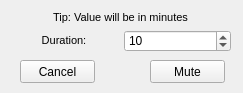
<?xml version="1.0" encoding="UTF-8"?>
<ui version="4.0">
 <class>mutewindow</class>
 <widget class="QWidget" name="mutewindow">
  <property name="geometry">
   <rect>
    <x>0</x>
    <y>0</y>
    <width>243</width>
    <height>93</height>
   </rect>
  </property>
  <property name="minimumSize">
   <size>
    <width>243</width>
    <height>93</height>
   </size>
  </property>
  <property name="maximumSize">
   <size>
    <width>243</width>
    <height>93</height>
   </size>
  </property>
  <property name="windowTitle">
   <string>Mute player</string>
  </property>
  <widget class="QPushButton" name="mute">
   <property name="geometry">
    <rect>
     <x>150</x>
     <y>60</y>
     <width>75</width>
     <height>23</height>
    </rect>
   </property>
   <property name="text">
    <string>Mute</string>
   </property>
  </widget>
  <widget class="QPushButton" name="cancel">
   <property name="geometry">
    <rect>
     <x>20</x>
     <y>60</y>
     <width>75</width>
     <height>23</height>
    </rect>
   </property>
   <property name="maximumSize">
    <size>
     <width>75</width>
     <height>23</height>
    </size>
   </property>
   <property name="text">
    <string>Cancel</string>
   </property>
  </widget>
  <widget class="QLabel" name="label_2">
   <property name="geometry">
    <rect>
     <x>10</x>
     <y>10</y>
     <width>221</width>
     <height>16</height>
    </rect>
   </property>
   <property name="layoutDirection">
    <enum>Qt::LeftToRight</enum>
   </property>
   <property name="text">
    <string>&lt;!DOCTYPE HTML PUBLIC &quot;-//W3C//DTD HTML 4.0//EN&quot; &quot;http://www.w3.org/TR/REC-html40/strict.dtd&quot;&gt;
&lt;html&gt;&lt;head&gt;&lt;meta name=&quot;qrichtext&quot; content=&quot;1&quot; /&gt;&lt;style type=&quot;text/css&quot;&gt;
p, li { white-space: pre-wrap; }
&lt;/style&gt;&lt;/head&gt;&lt;body style=&quot; font-family:'MS Shell Dlg 2'; font-size:8.25pt; font-weight:400; font-style:normal;&quot;&gt;
&lt;p align=&quot;center&quot; style=&quot; margin-top:0px; margin-bottom:0px; margin-left:0px; margin-right:0px; -qt-block-indent:0; text-indent:0px;&quot;&gt;&lt;span style=&quot; font-size:8pt;&quot;&gt;Tip: Value will be in minutes&lt;/span&gt;&lt;/p&gt;&lt;/body&gt;&lt;/html&gt;</string>
   </property>
  </widget>
  <widget class="QWidget" name="horizontalLayoutWidget">
   <property name="geometry">
    <rect>
     <x>10</x>
     <y>30</y>
     <width>221</width>
     <height>22</height>
    </rect>
   </property>
   <layout class="QHBoxLayout" name="horizontalLayout">
    <item>
     <widget class="QLabel" name="label">
      <property name="text">
       <string>&lt;!DOCTYPE HTML PUBLIC &quot;-//W3C//DTD HTML 4.0//EN&quot; &quot;http://www.w3.org/TR/REC-html40/strict.dtd&quot;&gt;
&lt;html&gt;&lt;head&gt;&lt;meta name=&quot;qrichtext&quot; content=&quot;1&quot; /&gt;&lt;style type=&quot;text/css&quot;&gt;
p, li { white-space: pre-wrap; }
&lt;/style&gt;&lt;/head&gt;&lt;body style=&quot; font-family:'MS Shell Dlg 2'; font-size:8.25pt; font-weight:400; font-style:normal;&quot;&gt;
&lt;p align=&quot;center&quot; style=&quot; margin-top:0px; margin-bottom:0px; margin-left:0px; margin-right:0px; -qt-block-indent:0; text-indent:0px;&quot;&gt;&lt;span style=&quot; font-size:8pt;&quot;&gt;Duration:&lt;/span&gt;&lt;/p&gt;&lt;/body&gt;&lt;/html&gt;</string>
      </property>
     </widget>
    </item>
    <item>
     <widget class="QSpinBox" name="time">
      <property name="value">
       <number>10</number>
      </property>
     </widget>
    </item>
   </layout>
  </widget>
 </widget>
 <resources/>
 <connections/>
</ui>
